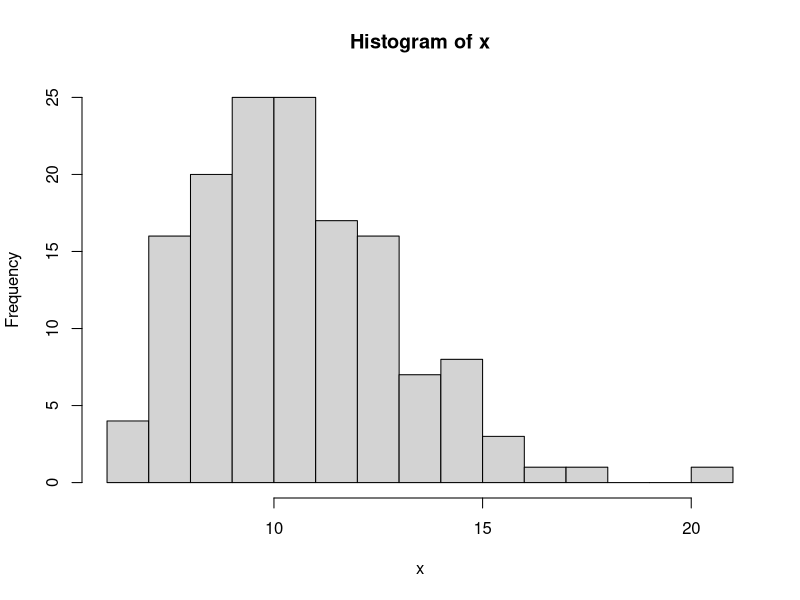
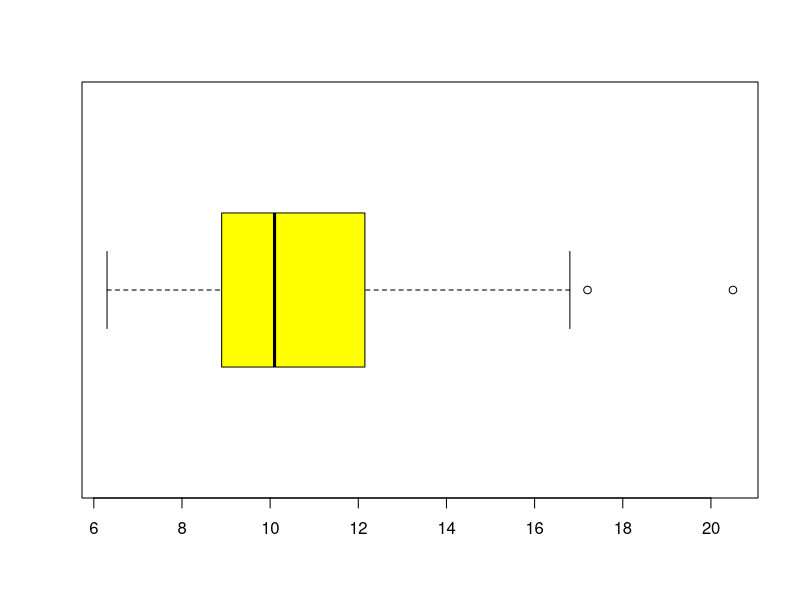
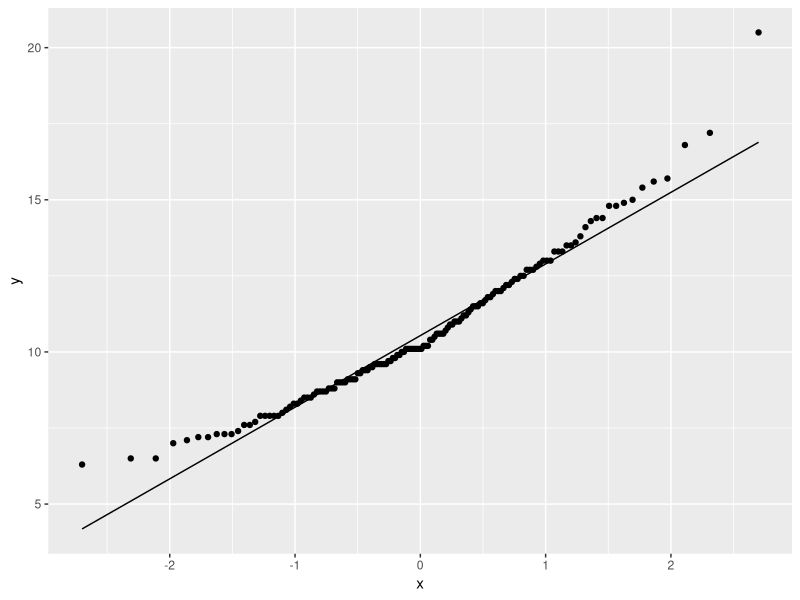
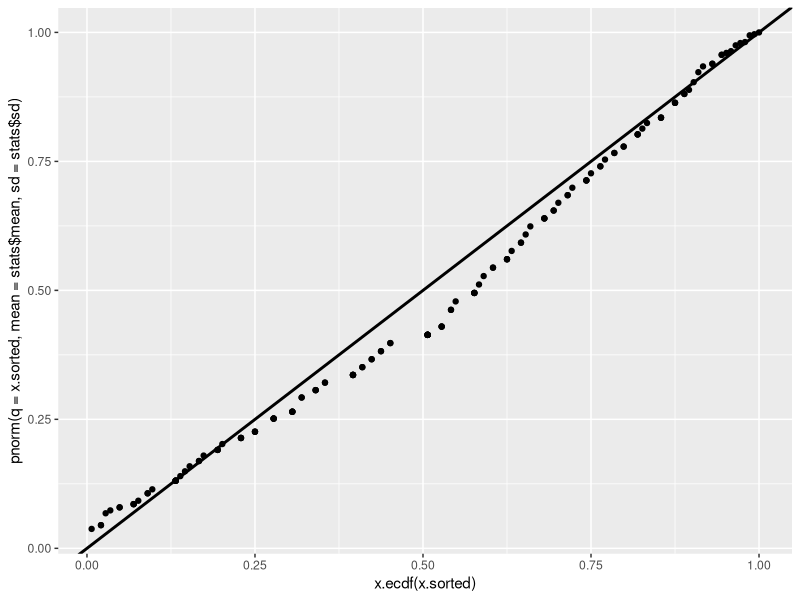

Write R code to recreate these figures, in order.
# install tidyverse:
# install.packages("tidyverse")

# import tidyverse:
library(tidyverse)

# for kurtosis function:
# install.packages("e1071")
library(e1071)

# change working directory to that of cats.csv:
# setwd("C:/Users/NikitaSkybytskyi/Desktop/data-analysis/labs/lab-1")

# read .csv with header and store in memory as norm.data
norm.data <- read.csv(file = "cats.csv", header = TRUE, stringsAsFactors = FALSE)
# norm.data

# Bwt is body weight and Hwt is heart weight:
x <- norm.data$Hwt
# x

# we will sort x to simplify further plotting:
x.sorted = sort(x)
# x.sorted

# basic stat for further usage:
stats <- data.frame(mean = mean(x), sd = sd(x), range = range(x))

# histogram
hist(x, breaks = 20)

# box plot
boxplot(x, horizontal = TRUE, col = "yellow")

# q-q plot
ggplot(data = norm.data, mapping = aes(sample = x)) + stat_qq() + stat_qq_line()

# p-p plot
x.ecdf = ecdf(x.sorted)
ggplot(
  data = norm.data,
  mapping = aes(x = x.ecdf(x.sorted), y = pnorm(q = x.sorted, mean = stats$mean, sd = stats$sd))
) + geom_point() + geom_abline(intercept = 0, slope = 1, size = 1)

cat(sprintf("Mean = %.4f\n", stats$mean))
# Mean = 10.6306

cat(sprintf("Median = %.4f\n", median(x)))
# Median = 10.1000

# Mode is not applicable

cat(sprintf("Variance = %.4f\n", var(x)))
# Variance = 5.9275

cat(sprintf("Standard deviation = %.4f\n", stats$sd))
# Standard deviation = 2.4346

cat(sprintf("Coefficient of variation = %.4f\n", stats$sd / stats$mean))
# Coefficient of variation = 0.2290

cat(sprintf("Min value = %.4f\n", stats$range[1]))
# Min value = 6.3000

cat(sprintf("Max value = %.4f\n", stats$range[2]))
# Max value = 20.5000

cat(sprintf("Range = %.4f\n", stats$range[2] - stats$range[1]))
# Range of sample = 14.2000

cat(sprintf("Skewness = %.4f\n", skewness(x)))
# Skewness = 0.8214

cat(sprintf("Kurtosis = %.4f\n", kurtosis(x)))
# Kurtosis = 1.0253
